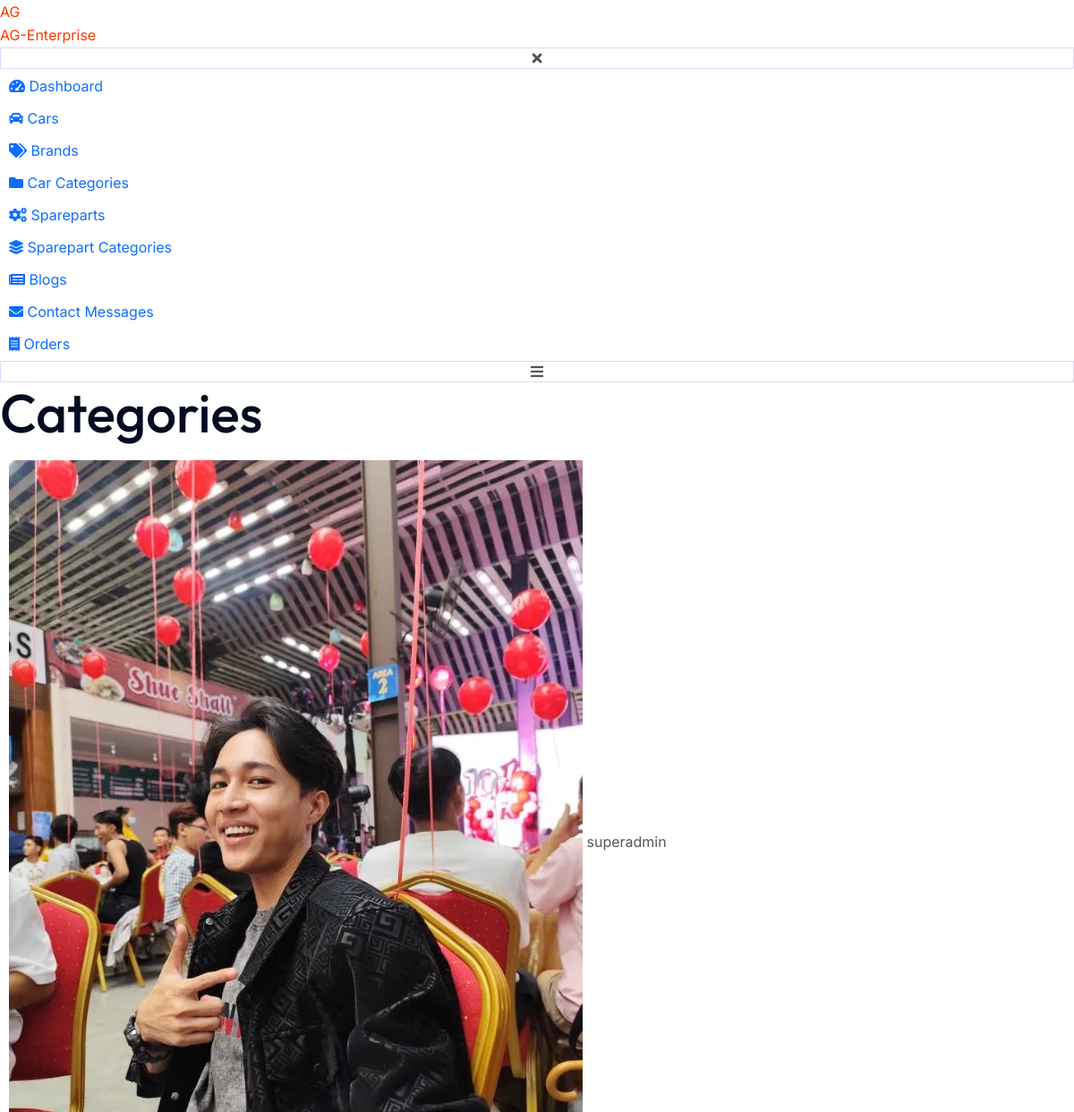
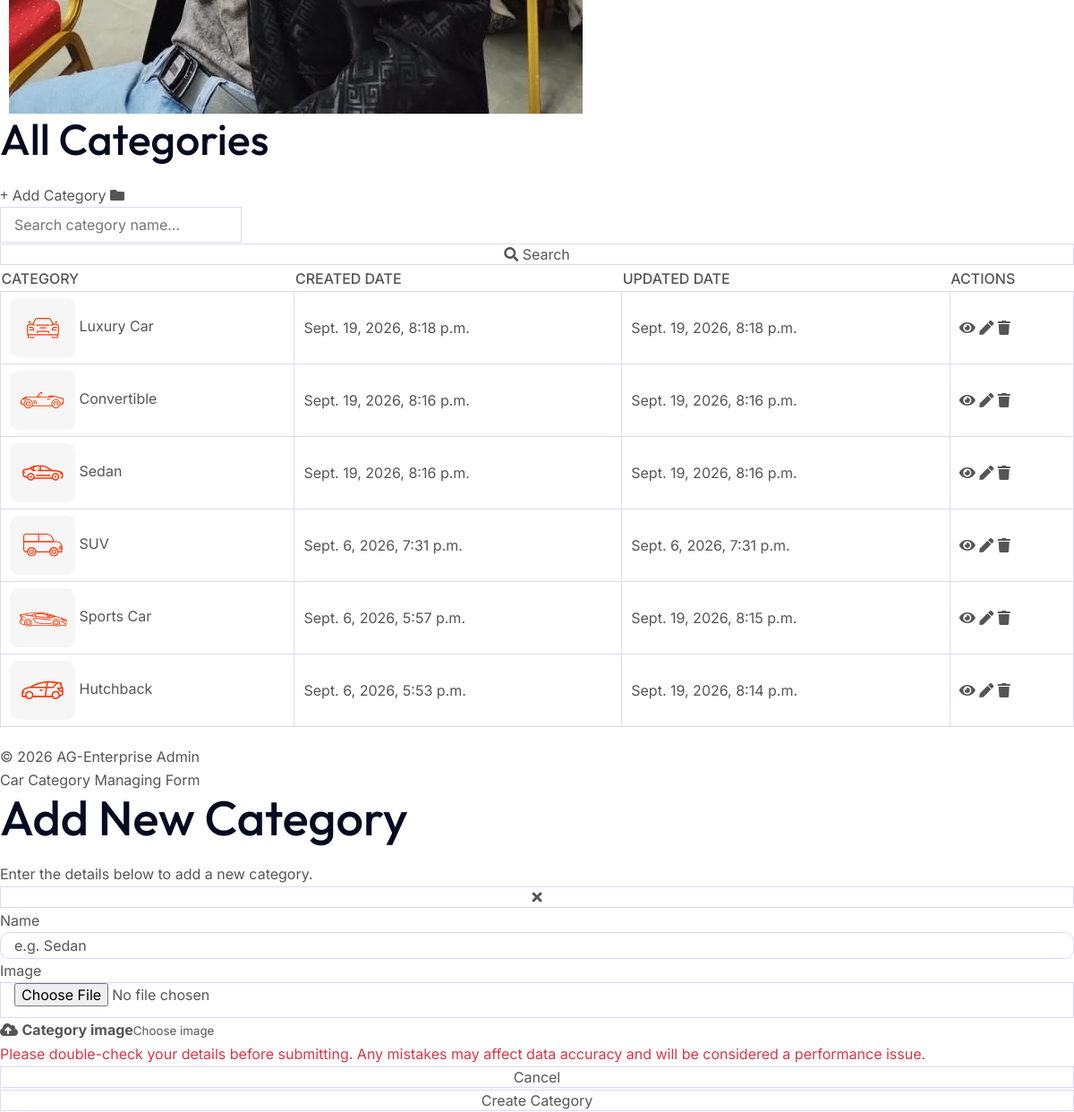
Screenshot of /category_list/ (signed in) with the database file from the repository (2 pictures, top to bottom).
### lore/models.py (models this page shows, shortened)
class UserProfileModel(models.Model):
    user = models.OneToOneField(User, on_delete=models.CASCADE, related_name='profile')
    profile_image = models.ImageField(upload_to='profile/', blank=True, null=True)

class CategoryModel(models.Model):
    id = models.UUIDField(primary_key=True, default=uuid.uuid4 , editable=False)
    name = models.CharField(max_length=255)
    image = models.ImageField(upload_to='cars/category/')
    created_at = models.DateTimeField(auto_now_add=True)
    updated_at = models.DateTimeField(auto_now=True)

### views/categoryview.py (the view)
# urls.py: path('category_list/',category_list,name='category_list'),
@login_required
def category_list(request):
    if not request.user.has_perm('lore.view_categorymodel'):
        return render(request, 'errorpage.html', status=403)
    categories = CategoryModel.objects.all().order_by('-created_at')
    search = request.GET.get('search','').strip()
    if search:
        categories = categories.filter( name__icontains=search )
    context = {
        'categories': categories,
        'page_title': 'Categories'
    }
    return render(request,'admin/category_list.html',context)

### templates/admin/category_list.html (shortened to what this page needs)
{% extends 'admin/components/base.html' %}
{% load static %}
{% block body %}
<main class="admin-content" id="adminContent">
    <section class="dashboard-card dashboard-card--table">
        <div class="dashboard-card-header">
            <h3 class="dashboard-card-title">All Categories</h3>
            {% if perms.lore.add_categorymodel %}
            <a href="#" class="quick-action-btn" data-admin-action="create" data-admin-module="category">
                <i class="fa-solid fa-plus" aria-hidden="true"></i>
                Add Category
                <i class="fa-solid fa-folder" aria-hidden="true"></i>
            </a>
            {% endif %}
        </div>
        <form method="get" action="{% url 'category_list' %}" class="car-filter-search">
            <input type="search" name="search" placeholder="Search category name..." value="{{ request.GET.search|default:'' }}">
            <button type="submit" class="car-filter-submit">
                <i class="fas fa-search"></i> Search
            </button>
        </form>
        <div class="table-responsive">
            <table class="admin-table">
                <thead>
                    <tr>
                        <th>Category</th>
                        <th>Created Date</th>
                        <th>Updated Date</th>
                        <th>Actions</th>
                    </tr>
                </thead>
                <tbody>
                    {% for category in categories %}
                    <tr data-category-id="{{ category.id }}">
                        <td data-label="Category">
                            <div class="table-car">
                                {% if category.image %}
                                <img src="{{ category.image.url }}" alt="" class="category_img">
                                {% else %}
                                <div class="category_img">
                                    <i class="fa-solid fa-image"></i>
                                </div>
                                {% endif %}
                                {{ category.name }}
                            </div>
                        </td>
                        <td data-label="Created Date">{{ category.created_at }}</td>
                        <td data-label="Updated Date">{{ category.updated_at }}</td>
                        <td data-label="Actions">
                            <div class="table-actions">
                                <a href="#" class="table-action-btn" aria-label="View" data-admin-action="view"
                                    data-admin-module="category"><i class="fa-solid fa-eye" aria-hidden="true"></i></a>
                                {% if perms.lore.change_categorymodel %}
                                <a href="#" class="table-action-btn" aria-label="Edit" data-admin-action="edit"
                                    data-admin-module="category"><i class="fa-solid fa-pen" aria-hidden="true"></i></a>
                                {% endif %}
                                {% if perms.lore.delete_categorymodel %}
                                <a href="{% url 'category_delete' category.id %}"
                                    class="table-action-btn table-action-btn--danger" data-delete-trigger
                                    data-delete-name="{{ category.name }}" data-delete-id="{{ category.id }}"
                                    aria-label="Delete {{ category.name }}"><i class="fa-solid fa-trash" aria-hidden="true"></i>
                                </a>
                                {% endif %}
                            </div>
                        </td>
                    </tr>
                    {% empty %}
                    <tr>
                        <td colspan="4">No Category found.</td>
                    </tr>
                    {% endfor %}
                </tbody>
            </table>
        </div>
    </section>
</main>
{% endblock body %}
{% block form %}
<div class="admin-modal" id="categoryModal" data-admin-modal data-admin-module="category" aria-hidden="true">
    <section class="admin-modal-dialog" role="dialog" aria-modal="true" aria-labelledby="categoryModalTitle">
        <div class="admin-modal-header">
            <div><span class="admin-modal-kicker">Car Category Managing Form</span>
                <h2 class="admin-modal-title" id="categoryModalTitle" data-modal-title>Add New Category</h2>
                <p class="admin-modal-subtitle" data-modal-subtitle>Enter the details below to add a new category.
                </p>
            </div>
            <button type="button" class="admin-modal-close" data-modal-close aria-label="Close category form"><i
                    class="fa-solid fa-xmark" aria-hidden="true"></i></button>
        </div>
        <form method="post" action="{% url 'category_create' %}" data-create-url="{% url 'category_create' %}"
            data-update-base-url="{% url 'category_update' '00000000-0000-0000-0000-000000000000' %}"
            enctype="multipart/form-data" id="categoryForm" class="admin-modal-form" data-modal-form novalidate>
            <div class="admin-modal-body">
                <div class="admin-form-grid">
                    <div class="admin-field">
                        <label>Name</label>
                        <input type="text" id="categoryName" name="name" required placeholder="e.g. Sedan">
                    </div>
                    <div class="admin-field">
                        <label>Image</label>
                        <div class="admin-image-upload">
                            <input type="file" id="categoryImage" name="image" accept="image/webp" data-image-input
                                data-preview-target="categoryImagePreview">
                            <label class="admin-upload-control" for="categoryImage">
                                <span class="admin-upload-icon"><i class="fa-solid fa-cloud-arrow-up"
                                        aria-hidden="true"></i></span>
                                <span class="admin-upload-copy"><strong>Category image</strong><small
                                        data-upload-label>Choose image</small></span>
                            </label>
                        </div>
                    </div>
                </div>
            </div>
            <div class="admin-modal-footer"><span class="admin-modal-disclaimer text-danger">Please double-check your details before
                    submitting. Any mistakes may affect data accuracy and will be considered a performance issue.</span>
                <div class="admin-modal-actions">
                    <button type="button" class="ag-btn ag-btn-secondary" data-modal-close>Cancel</button>
                    <button type="submit" class="ag-btn ag-btn-primary" data-submit-button>Create Category</button>
                </div>
            </div>
        </form>
    </section>
</div>
{% endblock form %}

### templates/admin/components/base.html (shortened to what this page needs)
<!DOCTYPE html>
<html lang="en">
<head>
    {% load static %}
    {% include 'admin/components/css.html' %}
</head>
<body class="admin-body sidebar-expanded">
    <div class="admin-app" id="adminApp" aria-hidden="true">
        {% include 'admin/components/sidebar.html' %}
        <div class="admin-main">
            {% include 'admin/components/navbar.html' %}
            {% block body %}{% endblock body %}
            {% include 'admin/components/footer.html' %}
        </div>
    </div>
    {% block form %}{% endblock form %}
</body>
</html>

### templates/admin/components/css.html
{% load static %}
<link rel="stylesheet" href="{% static 'website/css/plugins.css' %}">
<link rel="stylesheet" href="{% static 'website/css/magnifying-popup.css' %}">
<link rel="stylesheet" href="{% static 'website/css/bootstrap.min.css' %}">
<link rel="stylesheet" href="{% static 'website/css/rt-icon.css' %}">
<link rel="stylesheet" href="{% static 'website/css/toast.css' %}">
<link rel="stylesheet" href="{% static 'admin/css/style.css' %}">

### templates/admin/components/sidebar.html (shortened to what this page needs)
{% load static %}
<aside class="admin-sidebar" id="adminSidebar" aria-label="Admin navigation">
    <div class="sidebar-brand">
        <a href="{% url 'home' %}" class="sidebar-brand-link" aria-label="AG-Enterprise Admin home">
            <span class="sidebar-brand-fallback" aria-hidden="true">AG</span>
            <span class="sidebar-brand-text">AG-Enterprise</span>
        </a>
        <button type="button" class="sidebar-mobile-close" id="sidebarMobileClose" aria-label="Close navigation menu">
            <i class="fa-solid fa-xmark" aria-hidden="true"></i>
        </button>
    </div>
    <nav class="sidebar-nav" aria-label="Sidebar menu">
        <ul class="sidebar-menu" id="sidebarMenu">
            <li class="nav-item {% if request.resolver_match.url_name == 'dashboard' %} active {% endif %}">
                <a href="{% url 'dashboard' %}" class="nav-link" data-page="Dashboard">
                    <span class="nav-icon"><i class="fa-solid fa-gauge-high" aria-hidden="true"></i></span>
                    <span class="nav-label">Dashboard</span>
                </a>
            </li>
            <li class="nav-item {% if request.resolver_match.url_name == 'car_list' %} active {% endif %}">
                <a href="{% url 'car_list' %}" class="nav-link" data-page="Car List">
                    <span class="nav-icon"><i class="fa-solid fa-car" aria-hidden="true"></i></span>
                    <span class="nav-label">Cars</span>
                </a>
            </li>
            <li class="nav-item {% if request.resolver_match.url_name == 'brand_list' %} active {% endif %}">
                <a href="{% url 'brand_list' %}" class="nav-link" data-page="Brand List">
                    <span class="nav-icon"><i class="fa-solid fa-tags" aria-hidden="true"></i></span>
                    <span class="nav-label">Brands</span>
                </a>
            </li>
            <li class="nav-item {% if request.resolver_match.url_name == 'category_list' %}active{% endif %}">
                <a href="{% url 'category_list' %}" class="nav-link" data-page="Category List">
                    <span class="nav-icon"><i class="fa-solid fa-folder" aria-hidden="true"></i></span>
                    <span class="nav-label">Car Categories</span>
                </a>
            </li>
            <li class="nav-item {% if request.resolver_match.url_name == 'sparepart_list' %}active{% endif %}">
                <a href="{% url 'sparepart_list' %}" class="nav-link" data-page="Sparepart List">
                    <span class="nav-icon"><i class="fa-solid fa-gears" aria-hidden="true"></i></span>
                    <span class="nav-label">Spareparts</span>
                </a>
            </li>
            <li class="nav-item {% if request.resolver_match.url_name == 'partcategory_list' %}active{% endif %}">
                <a href="{% url 'partcategory_list' %}" class="nav-link" data-page="PartCategory List">
                    <span class="nav-icon"><i class="fa-solid fa-layer-group" aria-hidden="true"></i></span>
                    <span class="nav-label">Sparepart Categories</span>
                </a>
            </li>
            <li class="nav-item {% if request.resolver_match.url_name == 'blog_list' %}active{% endif %}">
                <a href="{% url 'blog_list' %}"  class="nav-link" data-page="Blog List">
                    <span class="nav-icon"><i class="fa-solid fa-newspaper" aria-hidden="true"></i></span>
                    <span class="nav-label">Blogs</span>
                </a>
            </li>
            {% if request.user.is_superuser %}
            <li class="nav-item  {% if request.resolver_match.url_name == 'contactmsg_list' %}active{% endif %}">
                <a href="{% url 'contactmsg_list' %}" class="nav-link" data-page="Contact Messages">
                    <span class="nav-icon"><i class="fa-solid fa-envelope" aria-hidden="true"></i></span>
                    <span class="nav-label">Contact Messages</span>
                </a>
            </li>
            {% endif %}
            {% if perms.lore.view_ordermodel %}
            <li class="nav-item {% if request.resolver_match.url_name == 'order_list' %}active{% endif %}">
                <a href="{% url 'order_list' %}"  class="nav-link" data-page="Order List">
                    <span class="nav-icon"><i class="fa-solid fa-receipt" aria-hidden="true"></i></span>
                    <span class="nav-label">Orders</span>
                </a>
            </li>
            {% endif %}
        </ul>
    </nav>
</aside>

### templates/admin/components/navbar.html
{% load static %}
<header class="admin-navbar" id="adminNavbar">
    <div class="navbar-left">
        <button type="button" class="navbar-toggle" id="sidebarToggle" aria-label="Toggle sidebar navigation"
            aria-expanded="true" aria-controls="adminSidebar">
            <i class="fa-solid fa-bars" aria-hidden="true"></i>
        </button>
        <h1 class="navbar-page-title">{{ page_title }}</h1>
    </div>
    <div class="navbar-right">
        <div class="navbar-profile">
            <a href="{% url 'admin_pf' %}" class="quick-action-btn border-0 p-3 m-0">
                {% if user.profile.profile_image %}
                    <img class="navbar-profile-photo" src="{{ user.profile.profile_image.url }}" alt="{{ user.username }}">
                {% else %}
                    <span class="navbar-profile-default">
                        <i class="fa-solid fa-user"></i>
                    </span>
                {% endif %}
                <span class="profile-name">{{ user.username }}</span>
            </a>
        </div>
    </div>
</header>

### templates/admin/components/footer.html
{% load static %}
<footer class="admin-footer">
    <p>&copy; 2026 AG-Enterprise Admin</p>
</footer>

### templates/website/components/toast.html (shortened to what this page needs)
{% load static %}

### templates/admin/components/delete_confirm.html (shortened to what this page needs)
{% load static %}

### templates/admin/components/js.html (shortened to what this page needs)
{% load static %}

### rows the page displays
CategoryModel: image (picture), name "Luxury Car", created_at "Sept. 19, 2026, 8:18 p.m.", updated_at "Sept. 19, 2026, 8:18 p.m."
CategoryModel: image (picture), name "Convertible", created_at "Sept. 19, 2026, 8:16 p.m.", updated_at "Sept. 19, 2026, 8:16 p.m."
CategoryModel: image (picture), name "Sedan", created_at "Sept. 19, 2026, 8:16 p.m.", updated_at "Sept. 19, 2026, 8:16 p.m."
CategoryModel: image (picture), name "SUV", created_at "Sept. 6, 2026, 7:31 p.m.", updated_at "Sept. 6, 2026, 7:31 p.m."
CategoryModel: image (picture), name "Sports Car", created_at "Sept. 6, 2026, 5:57 p.m.", updated_at "Sept. 19, 2026, 8:15 p.m."
CategoryModel: image (picture), name "Hutchback", created_at "Sept. 6, 2026, 5:53 p.m.", updated_at "Sept. 19, 2026, 8:14 p.m."

### other values shown
{{ page_title }} "Categories"
{{ user.username }} "superadmin"
